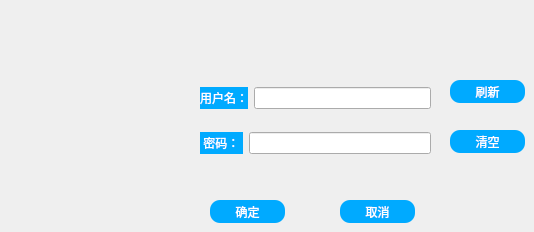
    <widget class="QWidget" name="tab_5">
     <attribute name="title">
      <string>运行日志</string>
     </attribute>
     <widget class="QWidget" name="verticalLayoutWidget_2">
      <property name="geometry">
       <rect>
        <x>200</x>
        <y>70</y>
        <width>231</width>
        <height>101</height>
       </rect>
      </property>
      <layout class="QVBoxLayout" name="verticalLayout_2">
       <item>
        <layout class="QHBoxLayout" name="horizontalLayout_3">
         <item>
          <widget class="QLabel" name="label_20">
           <property name="styleSheet">
            <string notr="true">
    background-color: #00aaff; /* 变淡后的蓝色背景，透明度为50% */
    color: white;</string>
           </property>
           <property name="text">
            <string>用户名：</string>
           </property>
          </widget>
         </item>
         <item>
          <widget class="QLineEdit" name="lineEdit_9"/>
         </item>
        </layout>
       </item>
       <item>
        <layout class="QHBoxLayout" name="horizontalLayout_4">
         <item>
          <widget class="QLabel" name="label_21">
           <property name="styleSheet">
            <string notr="true">
    background-color: #00aaff; /* 变淡后的蓝色背景，透明度为50% */
    color: white;</string>
           </property>
           <property name="text">
            <string> 密码： </string>
           </property>
          </widget>
         </item>
         <item>
          <widget class="QLineEdit" name="lineEdit_10"/>
         </item>
        </layout>
       </item>
      </layout>
     </widget>
     <widget class="QPushButton" name="pushButton_7">
      <property name="geometry">
       <rect>
        <x>210</x>
        <y>200</y>
        <width>75</width>
        <height>23</height>
       </rect>
      </property>
      <property name="styleSheet">
       <string notr="true"> border-radius: 10px;
    background-color: #00aaff; /* 变淡后的蓝色背景，透明度为50% */
    color: white;</string>
      </property>
      <property name="text">
       <string>确定</string>
      </property>
     </widget>
     <widget class="QPushButton" name="pushButton_8">
      <property name="geometry">
       <rect>
        <x>340</x>
        <y>200</y>
        <width>75</width>
        <height>23</height>
       </rect>
      </property>
      <property name="styleSheet">
       <string notr="true"> border-radius: 10px;
    background-color: #00aaff; /* 变淡后的蓝色背景，透明度为50% */
    color: white;</string>
      </property>
      <property name="text">
       <string>取消</string>
      </property>
     </widget>
     <widget class="QPushButton" name="pushButton_9">
      <property name="geometry">
       <rect>
        <x>450</x>
        <y>80</y>
        <width>75</width>
        <height>23</height>
       </rect>
      </property>
      <property name="styleSheet">
       <string notr="true"> border-radius: 10px;
    background-color: #00aaff; /* 变淡后的蓝色背景，透明度为50% */
    color: white;</string>
      </property>
      <property name="text">
       <string>刷新</string>
      </property>
     </widget>
     <widget class="QPushButton" name="pushButton_13">
      <property name="geometry">
       <rect>
        <x>450</x>
        <y>130</y>
        <width>75</width>
        <height>23</height>
       </rect>
      </property>
      <property name="styleSheet">
       <string notr="true"> border-radius: 10px;
    background-color: #00aaff; /* 变淡后的蓝色背景，透明度为50% */
    color: white;</string>
      </property>
      <property name="text">
       <string>清空</string>
      </property>
     </widget>
    </widget>
